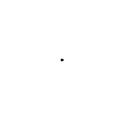
Frame 1 (no input)
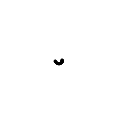
Frame 60 (no input)
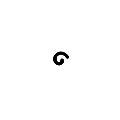
Frame 120 (the mouse pressed at the canvas centre since frame 60)

The p5.js sketch that drew these frames (run headless with seeded random() and noise() and a simulated clock; from frame 60 on, the mouse is pressed at the canvas centre):

// p5.js sketch
// ── sketch.js
let angle = 0.0;
let offset = 60;
let scalar = 2;
let speed = 0.05;

function setup() {
  createCanvas(120, 120);
  fill(0);
}

function draw() {
  let x = offset + cos(angle) * scalar;
  let y = offset + sin(angle) * scalar;
  ellipse( x, y, 2, 2);
  angle += speed;
  scalar += speed;
}

// https://editor.p5js.org/jht1493/sketches/nAiwy2Qte
// Ex_08_15 Spirals

// https://github.com/lmccart/gswp5.js-code/blob/master/08_Motion/Ex_08_15.js
